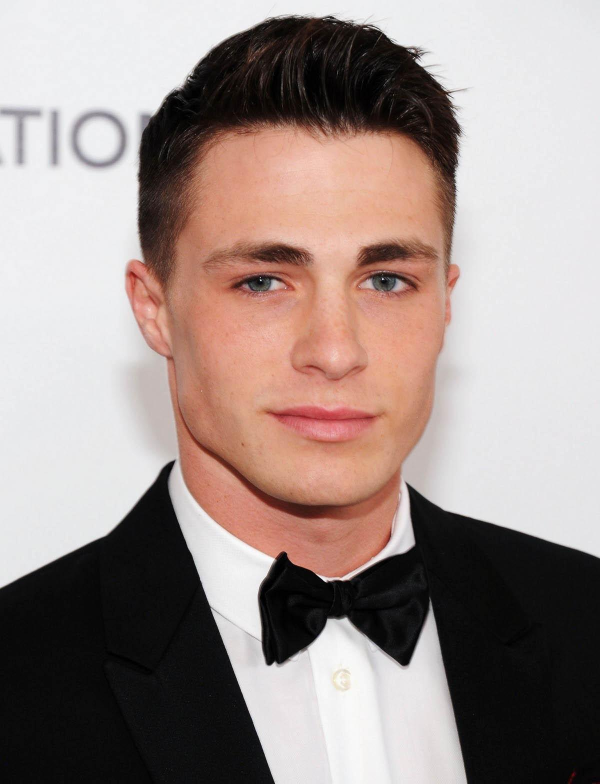
#> input picture data/samples/live/008372.jpg, 1200 x 1567 px (shown at 1/2 size); its folder holds only this picture in this run
$ jupyter execute --allow-errors 05b_hybrid_retrain.ipynb   (older library calls are emulated)
#> lines starting #> are read from the running program, lines starting #| are printed output that depends on the picture; after the words box and inside, x2 and y2 are one past the last pixel; in counts of white or black regions, pixels touching at a corner belong together
# 05b — 진짜 하이브리드 모델 재학습
> **목표:** CNN(텍스처) + 픽셀 피처(Laplacian, FFT)를 feature-level concat으로 결합
> **근거:** 픽셀 단독 Accuracy 50% → 단독 판정 불가 확인. CNN shared feature에 앵커로 concat
> **파일명:** `05b_hybrid_retrain.ipynb`
> **저장:** `stage3_hybrid_best.h5` + `pixel_scaler.pkl`

---
## 아키텍처 요약
```
이미지 입력(224,224,3)
    └─ MobileNetV2 백본(frozen) → GAP → Dense(256, relu) → Dropout(0.4)
                                                                    ↓
픽셀 피처 입력(2,) [Laplacian_norm, FFT_norm]                    Concat
    └─ Dense(32, relu) → Dense(32, relu)                           ↓
                                                        Dense(128, relu) → Dropout(0.3)
                                                            ↙           ↘
                                               head_binary(1, sigmoid)  head_spoof(4, softmax)
```
**손실:** BCE × 0.7 + CCE × 0.3
**클래스 가중치:** {0: 3.0, 1: 1.0} (Live 과소 대응)
**픽셀 정규화:** StandardScaler fit on train

## 0. 환경 설정 & Drive 마운트

[cell 1]
from google.colab import drive
drive.mount('/content/drive')

import os
BASE       = '/content/drive/MyDrive/face-anti-spoofing'
CROP_DIR   = f'{BASE}/data/cropped'
MODEL_DIR  = f'{BASE}/models'
REPORT_DIR = f'{BASE}/reports'

os.makedirs(MODEL_DIR,  exist_ok=True)
os.makedirs(REPORT_DIR, exist_ok=True)

# GPU 확인
import tensorflow as tf
print('TF:', tf.__version__)
print('GPU:', tf.config.list_physical_devices('GPU'))
#> (this line was passed over: tensorflow is not available in this run)

[cell 2]
import numpy as np
import cv2
import pickle
import json
import matplotlib.pyplot as plt
import seaborn as sns
from pathlib import Path
from sklearn.preprocessing import StandardScaler
from sklearn.metrics import (
    confusion_matrix, classification_report,
    roc_auc_score, roc_curve
)
from tensorflow.keras import layers, Model, optimizers, callbacks
from tensorflow.keras.applications import MobileNetV2
from tensorflow.keras.preprocessing.image import ImageDataGenerator

# 재현성
tf.random.set_seed(42)
#> (this line was passed over: tensorflow is not available in this run)
np.random.seed(42)

print('패키지 로드 완료')

## 1. 픽셀 피처 추출 함수
> Laplacian 분산(선명도) + FFT 고주파 에너지 → 각 1개 스칼라 → 입력 벡터 크기 (2,)

[cell 3]
def extract_pixel_features(img_bgr: np.ndarray) -> np.ndarray:
    """
    입력: BGR 이미지 (224x224 또는 임의 크기)
    출력: [laplacian_var, fft_high_energy] shape=(2,)
    """
    gray = cv2.cvtColor(img_bgr, cv2.COLOR_BGR2GRAY)

    # --- 1) Laplacian 분산 (경계 선명도) ---
    lap_var = cv2.Laplacian(gray, cv2.CV_64F).var()

    # --- 2) FFT 고주파 에너지 ---
    f = np.fft.fft2(gray.astype(np.float32))
    fshift = np.fft.fftshift(f)
    magnitude = np.abs(fshift)
    h, w = magnitude.shape
    # 중심부(저주파) 제거: 전체의 1/4 반경
    cy, cx = h // 2, w // 2
    r = min(h, w) // 4
    mask = np.ones((h, w), np.uint8)
    cv2.circle(mask, (cx, cy), r, 0, -1)
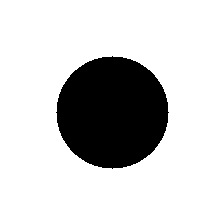
#> mask: shape (224, 224); values 0 (black) and 1 (white), 80.4% white; 1 black region, box (x1, y1, x2, y2) and area: (56, 56, 169, 169) 9845
    high_energy = (magnitude * mask).sum() / (magnitude.sum() + 1e-8)
#> high_energy = 0.794

    return np.array([lap_var, high_energy], dtype=np.float32)


# 빠른 동작 확인
dummy = np.random.randint(0, 255, (224, 224, 3), dtype=np.uint8)
feat  = extract_pixel_features(dummy)
#> feat = [48288.8, 0.794]
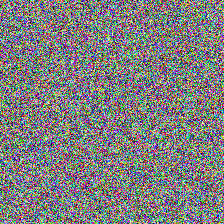
#> dummy: shape (224, 224, 3); mean of channels 0, 1, 2 126.6, 126.4, 126.9; drawn as B, G, R
print('픽셀 피처 shape:', feat.shape, '| 값:', feat)
#| 픽셀 피처 shape: (2,) | 값: [4.8288754e+04 7.9400027e-01]

## 2. 데이터셋 로드
> CROP_DIR 구조: `live/ print/ replay/ mask/` 각 1,500장
> 라벨: binary (0=Live, 1=Spoof) / spoof_type (0=Live,1=Print,2=Replay,3=Mask)
> **이 셀에서 이미지 + 픽셀 피처를 동시에 추출 → 메모리에 저장**

[cell 4]
LABEL_MAP = {'live': 0, 'print': 1, 'replay': 2, 'mask': 3}
IMG_SIZE  = (224, 224)

images        = []   # (N, 224, 224, 3)  float32 정규화
pixel_feats   = []   # (N, 2)            raw (나중에 StandardScaler)
labels_binary = []   # (N,)  0=Live, 1=Spoof
labels_spoof  = []   # (N,)  0~3

IMAGENET_MEAN = np.array([0.485, 0.456, 0.406], dtype=np.float32)
IMAGENET_STD  = np.array([0.229, 0.224, 0.225], dtype=np.float32)

for cat, spoof_id in LABEL_MAP.items():
    cat_dir = Path(CROP_DIR) / cat
    files   = sorted(cat_dir.glob('*.jpg')) + sorted(cat_dir.glob('*.png'))
    print(f'  {cat}: {len(files)} 장 로드 중...')

    for fp in files:
        img_bgr = cv2.imread(str(fp))
#> img_bgr is the input picture: shape (1567, 1200, 3); mean B, G, R 138.2, 142.8, 158
        if img_bgr is None:
            continue

        # 픽셀 피처 추출 (resize 전 원본 크기에서)
        pf = extract_pixel_features(img_bgr)
#> in extract_pixel_features (call 2), `gray = cv2.cvtColor(img_bgr, cv2.COLOR_BGR2GRAY)`:
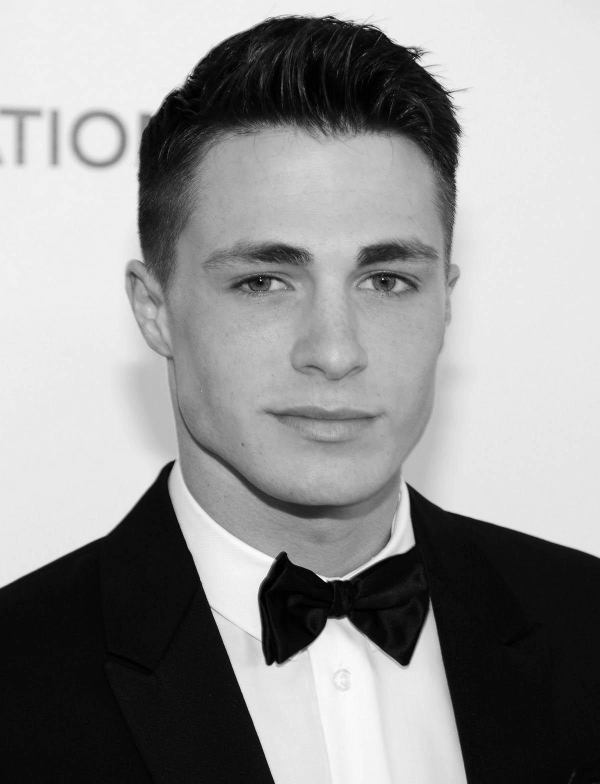
#> gray: shape (1567, 1200) (shown at 1/2 size); min 0, max 254, mean 146.8
#> in extract_pixel_features (call 2), `lap_var = cv2.Laplacian(gray, cv2.CV_64F).var()`: lap_var = 87.97
#> in extract_pixel_features (call 2), `cv2.circle(mask, (cx, cy), r, 0, -1)`:
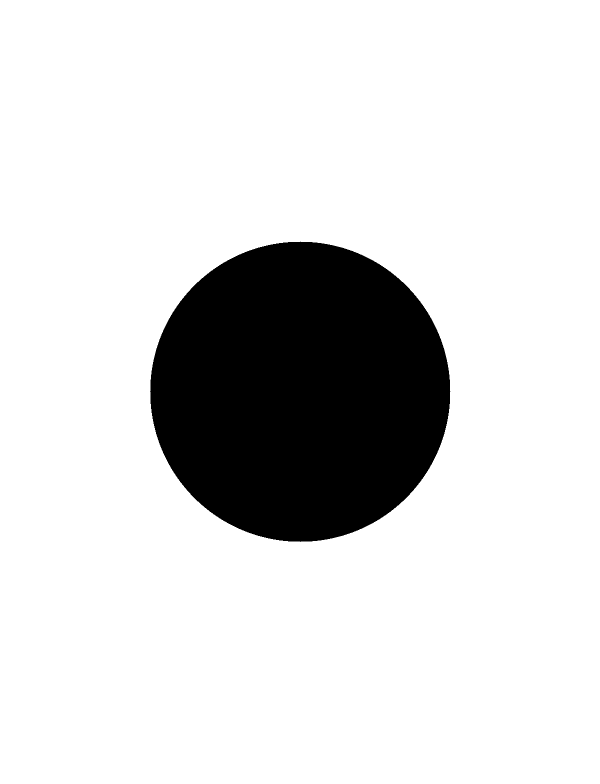
#> mask: shape (1567, 1200) (shown at 1/2 size); values 0 (black) and 1 (white), 85% white; 1 black region, box (x1, y1, x2, y2) and area: (300, 483, 901, 1084) 282697
#> in extract_pixel_features (call 2), `high_energy = (magnitude * mask).sum() / (magnitude.sum() + 1e-8)`: high_energy = 0.316
#> pf = [87.97, 0.316]

        # 이미지 전처리
        img_resized = cv2.resize(img_bgr, IMG_SIZE)
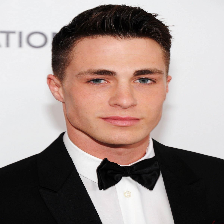
#> img_resized: shape (224, 224, 3); mean B, G, R 138.1, 142.7, 157.9
        img_rgb     = cv2.cvtColor(img_resized, cv2.COLOR_BGR2RGB)
        img_norm    = (img_rgb.astype(np.float32) / 255.0 - IMAGENET_MEAN) / IMAGENET_STD

        images.append(img_norm)
        pixel_feats.append(pf)
        labels_spoof.append(spoof_id)
        labels_binary.append(0 if cat == 'live' else 1)

images        = np.array(images,        dtype=np.float32)
pixel_feats   = np.array(pixel_feats,   dtype=np.float32)
labels_binary = np.array(labels_binary, dtype=np.float32)
labels_spoof  = np.array(labels_spoof,  dtype=np.int32)

print(f'\n총 샘플: {len(images)}')
print(f'이미지 shape: {images.shape}')
#| 이미지 shape: (1, 224, 224, 3)
print(f'픽셀 피처 shape: {pixel_feats.shape}')
#| 픽셀 피처 shape: (1, 2)
print(f'Binary 분포 — Live: {(labels_binary==0).sum()} / Spoof: {(labels_binary==1).sum()}')
